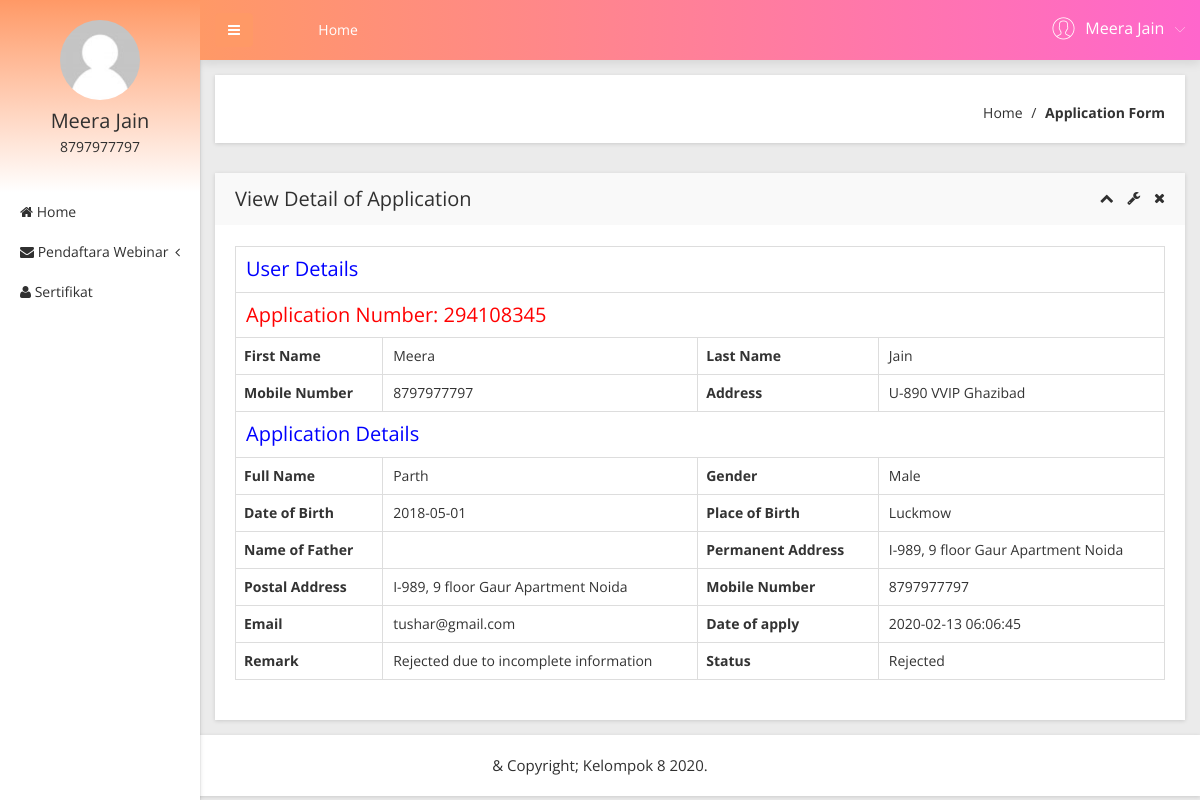
The page /user/view-application-detail.php?viewid=2 (signed in) on the database its author committed.
### tables this page shows
CREATE TABLE `tbluser` (
  `ID` int(10) NOT NULL,
  `FirstName` varchar(200) DEFAULT NULL,
  `LastName` varchar(200) DEFAULT NULL,
  `MobileNumber` bigint(10) DEFAULT NULL,
  `Address` mediumtext DEFAULT NULL,
  `Password` varchar(200) NOT NULL,
  `RegDate` timestamp NULL DEFAULT current_timestamp()
);

CREATE TABLE `tblapplication` (
  `ID` int(10) NOT NULL,
  `UserID` int(5) NOT NULL,
  `ApplicationID` varchar(200) DEFAULT NULL,
  `DateofBirth` varchar(200) DEFAULT NULL,
  `Gender` varchar(50) DEFAULT NULL,
  `FullName` varchar(200) DEFAULT NULL,
  `PlaceofBirth` varchar(200) DEFAULT NULL,
  `NameofFather` varchar(200) DEFAULT NULL,
  `PermanentAdd` mediumtext DEFAULT NULL,
  `PostalAdd` mediumtext DEFAULT NULL,
  `MobileNumber` bigint(10) DEFAULT NULL,
  `Email` varchar(200) DEFAULT NULL,
  `Dateofapply` timestamp NULL DEFAULT current_timestamp(),
  `Remark` varchar(200) DEFAULT NULL,
  `Status` varchar(50) DEFAULT NULL,
  `UpdationDate` timestamp NULL DEFAULT NULL ON UPDATE current_timestamp()
);

### user/view-application-detail.php (the view, shortened to what this page needs)
<?php
include('includes/dbconnection.php');
if (strlen($_SESSION['obcsuid']==0)) {
  header('location:logout.php');
  } else{
  ?>
<!doctype html>
<html class="no-js" lang="en">
<head>
    <link rel="stylesheet" href="css/bootstrap.min.css">
    <link rel="stylesheet" href="css/font-awesome.min.css">
    <link rel="stylesheet" href="css/adminpro-custon-icon.css">
    <link rel="stylesheet" href="css/meanmenu.min.css">
    <link rel="stylesheet" href="css/jquery.mCustomScrollbar.min.css">
    <link rel="stylesheet" href="css/animate.css">
    <link rel="stylesheet" href="css/data-table/bootstrap-table.css">
    <link rel="stylesheet" href="css/data-table/bootstrap-editable.css">
    <link rel="stylesheet" href="css/normalize.css">
    <link rel="stylesheet" href="css/c3.min.css">
    <link rel="stylesheet" href="style.css">
    <link rel="stylesheet" href="css/responsive.css">
</head>
<body class="materialdesign">
    <div class="wrapper-pro">
      <?php include_once('includes/sidebar.php');?>
        <?php include_once('includes/header.php');?>
            <div class="breadcome-area mg-b-30 small-dn">
                <div class="container-fluid">
                    <div class="row">
                        <div class="col-lg-12">
                            <div class="breadcome-list shadow-reset">
                                <div class="row">
                                    <div class="col-lg-12">
                                        <ul class="breadcome-menu">
                                            <li><a href="dashboard.php">Home</a> <span class="bread-slash">/</span>
                                            </li>
                                            <li><span class="bread-blod">Application Form</span>
                                            </li>
                                        </ul>
                                    </div>
                                </div>
                            </div>
                        </div>
                    </div>
                </div>
            </div>
            <div class="data-table-area mg-b-15">
                <div class="container-fluid">
                    <div class="row">
                        <div class="col-lg-12">
                            <div class="sparkline13-list shadow-reset">
                                <div class="sparkline13-hd">
                                    <div class="main-sparkline13-hd">
                                        <h1>View <span class="table-project-n">Detail of</span> Application</h1>
                                        <div class="sparkline13-outline-icon">
                                            <span class="sparkline13-collapse-link"><i class="fa fa-chevron-up"></i></span>
                                            <span><i class="fa fa-wrench"></i></span>
                                            <span class="sparkline13-collapse-close"><i class="fa fa-times"></i></span>
                                        </div>
                                    </div>
                                </div>
                                <div class="sparkline13-graph">
                                    <div class="datatable-dashv1-list custom-datatable-overright">
                                         <?php
                               $vid=$_GET['viewid'];
$sql="SELECT tblapplication.*,tbluser.FirstName,tbluser.LastName,tbluser.MobileNumber,tbluser.Address from  tblapplication join  tbluser on tblapplication.UserID=tbluser.ID where tblapplication.ID=:vid";
$query = $dbh -> prepare($sql);
$query-> bindParam(':vid', $vid, PDO::PARAM_STR);
$query->execute();
$results=$query->fetchAll(PDO::FETCH_OBJ);
if($query->rowCount() > 0)
{
foreach($results as $row)
{               ?>
                                <table border="1" class="table table-bordered">
 <tr align="center">
<td colspan="4" style="font-size:20px;color:blue">
 User Details</td></tr>
<tr align="center">
<td colspan="4" style="font-size:20px;color:red">
 Application Number:   <?php  echo $row->ApplicationID;?></td></tr>
    <tr>
    <th scope>First Name</th>
    <td><?php  echo $row->FirstName;?></td>
    <th scope>Last Name</th>
    <td><?php  echo $row->LastName;?></td>
  </tr>
  <tr>
    <th scope>Mobile Number</th>
    <td><?php  echo $row->MobileNumber;?></td>
    <th>Address</th>
    <td><?php  echo $row->Address;?></td>
  </tr>
<tr align="center">
<td colspan="4" style="font-size:20px;color:blue">
 Application Details</td></tr>
 <tr>
    <th scope>Full Name</th>
    <td><?php  echo $row->FullName;?></td>
    <th scope>Gender</th>
    <td><?php  echo $row->Gender;?></td>
  </tr>
   <tr>
    <th scope>Date of Birth</th>
    <td><?php  echo $row->DateofBirth;?></td>
    <th scope>Place of Birth</th>
    <td><?php  echo $row->PlaceofBirth;?></td>
  </tr>
  <tr>
    <th scope>Name of Father</th>
    <td><?php  echo $row->Pekerjaan;?></td>
    <th scope>Permanent Address</th>
    <td><?php  echo $row->PermanentAdd;?></td>
  </tr>
   <tr>
    <th scope>Postal Address</th>
    <td><?php  echo $row->PostalAdd;?></td>
    <th scope>Mobile Number</th>
    <td><?php  echo $row->MobileNumber;?></td>
  </tr>
   <tr>
    <th scope>Email</th>
    <td><?php  echo $row->Email;?></td>
    <th scope>Date of apply</th>
    <td><?php  echo $row->Dateofapply;?></td>
  </tr>
  <tr>
    <th scope>Remark</th>
    <?php if($row->Remark==""){ ?>
                     <td><?php echo "Your apllication still pending"; ?></td>
<?php } else { ?>                  <td><?php  echo htmlentities($row->Remark);?>
                  </td>
                  <?php } ?>
    <th scope>Status</th>
    <?php if($row->Status==""){ ?>
                     <td><?php echo "Pending"; ?></td>
<?php } else { ?>                  <td><?php  echo htmlentities($row->Status);?>
                  </td>
                  <?php } ?>
  </tr>
  <?php }}?>
</table>
                                    </div>
                                </div>
                            </div>
                        </div>
                    </div>
                </div>
            </div>
        </div>
    </div>
  <?php include_once('includes/footer.php');?>
</body>
</html><?php }  ?>

### user/includes/sidebar.php (shortened to what this page needs)
        <?php
include('includes/dbconnection.php');
if (strlen($_SESSION['obcsuid']==0)) {
  header('location:logout.php');
  } else{
  ?>
  <div class="left-sidebar-pro">
            <nav id="sidebar">
                <div class="sidebar-header">
                     <?php
$uid=$_SESSION['obcsuid'];
$sql="SELECT FirstName,LastName,MobileNumber from  tbluser where ID=:uid";
$query = $dbh -> prepare($sql);
$query->bindParam(':uid',$uid,PDO::PARAM_STR);
$query->execute();
$results=$query->fetchAll(PDO::FETCH_OBJ);
$cnt=1;
if($query->rowCount() > 0)
{
foreach($results as $row)
{               ?>
                    <a href="#"><img src="img/message/avatar.jpg" alt="" />
                    </a>
                    <h3><?php  echo $row->FirstName;?>  <?php  echo $row->LastName;?></h3>
                    <p><?php  echo $row->MobileNumber;?></p><?php $cnt=$cnt+1;}} ?>
                </div>
                <div class="left-custom-menu-adp-wrap">
                    <ul class="nav navbar-nav left-sidebar-menu-pro">
                        <li class="nav-item">
                            <a href="dashboard.php" role="button" aria-expanded="false"><i class="fa big-icon fa-home"></i> <span class="mini-dn">Home</span> </a>
                        </li>
                        <li class="nav-item"><a href="#" data-toggle="dropdown" role="button" aria-expanded="false" class="nav-link dropdown-toggle"><i class="fa big-icon fa-envelope"></i> <span class="mini-dn">Pendaftara Webinar</span> <span class="indicator-right-menu mini-dn"><i class="fa indicator-mn fa-angle-left"></i></span></a>
                        </li>
                       <li class="nav-item">
                            <a href="certificates-list.php" role="button" aria-expanded="false"><i class="fa big-icon fa-user"></i> <span class="mini-dn">Sertifikat</span> </a>
                        </li>
                    </ul>
                </div>
            </nav>
        </div><?php }  ?>

### user/includes/header.php (shortened to what this page needs)
       <?php
include('includes/dbconnection.php');
if (strlen($_SESSION['obcsuid']==0)) {
  header('location:logout.php');
  } else{
  ?>
 <div class="content-inner-all">
            <div class="header-top-area">
                <div class="fixed-header-top">
                    <div class="container-fluid">
                        <div class="row">
                            <div class="col-lg-1 col-md-6 col-sm-6 col-xs-12">
                                <button type="button" id="sidebarCollapse" class="btn bar-button-pro header-drl-controller-btn btn-info navbar-btn">
                                    <i class="fa fa-bars"></i>
                                </button>
                            </div>
                            <div class="col-lg-6 col-md-1 col-sm-1 col-xs-12">
                                <div class="header-top-menu tabl-d-n">
                                    <ul class="nav navbar-nav mai-top-nav">
                                        <li class="nav-item"><a href="dashboard.php" class="nav-link">Home</a>
                                        </li>
                                    </ul>
                                </div>
                            </div>
                            <div class="col-lg-5 col-md-5 col-sm-6 col-xs-12">
                                <div class="header-right-info">
                                    <ul class="nav navbar-nav mai-top-nav header-right-menu">
                                <?php
$uid=$_SESSION['obcsuid'];
$sql="SELECT FirstName,LastName,MobileNumber from  tbluser where ID=:uid";
$query = $dbh -> prepare($sql);
$query->bindParam(':uid',$uid,PDO::PARAM_STR);
$query->execute();
$results=$query->fetchAll(PDO::FETCH_OBJ);
$cnt=1;
if($query->rowCount() > 0)
{
foreach($results as $row)
{               ?>
                                        <li class="nav-item">
                                            <a href="#" data-toggle="dropdown" role="button" aria-expanded="false" class="nav-link dropdown-toggle">
                                                <span class="adminpro-icon adminpro-user-rounded header-riht-inf"></span>
                                                <span class="admin-name"><?php  echo $row->FirstName;?>  <?php  echo $row->LastName;?> </span>
                                                <span class="author-project-icon adminpro-icon adminpro-down-arrow"></span><?php $cnt=$cnt+1;}} ?>
                                            </a>
                                        </li>
                                    </ul>
                                </div>
                            </div>
                        </div>
                    </div>
                </div>
            </div><?php }  ?>

### rows shown on the page
tbluser: FirstName "Meera", LastName "Jain", MobileNumber "8797977797"
tblapplication: ApplicationID "294108345", UserID.FirstName "Meera", UserID.LastName "Jain", UserID.MobileNumber "8797977797", UserID.Address "U-890 VVIP Ghazibad", FullName "Parth", Gender "Male", DateofBirth "2018-05-01", PlaceofBirth "Luckmow", PermanentAdd "I-989, 9 floor Gaur Apartment Noida", PostalAdd "I-989, 9 floor Gaur Apartment Noida", Email "tushar@gmail.com", Dateofapply "2020-02-13 06:06:45", Remark "Rejected due to incomplete information", Status "Rejected"
